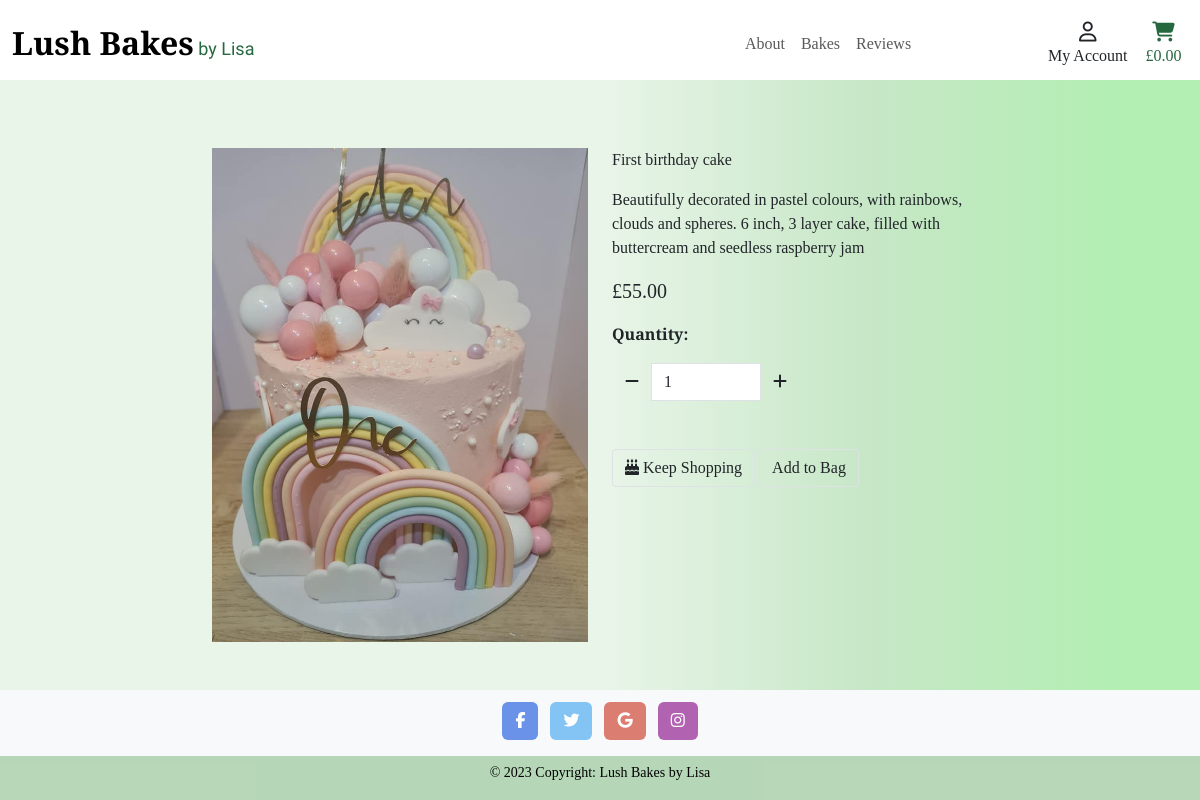
The page /products/1/ on the database its author committed.
### products/models.py (models this page shows, shortened)
class Product(models.Model):
    category = models.ForeignKey(
        'Category', null=True, blank=True, on_delete=models.SET_NULL)
    name = models.CharField(max_length=100)
    description = models.TextField()
    price = models.DecimalField(max_digits=6, decimal_places=2)
    image = models.ImageField(null=True, blank=True)

### products/views.py (the view)
# urls.py: path('<int:product_id>/', views.product_description, name='product_description'),
def product_description(request, product_id):
    product = get_object_or_404(Product, pk=product_id)
    context = {
        'product': product,
    }
    return render(request, 'products/product_description.html', context)

### bag/contexts.py (called while the page is built, shortened)
def bag_contents(request):
    bag_items = []
    total = 0
    product_count = 0
    bag = request.session.get('bag', {})
    delivery = total * Decimal(settings.STANDARD_DELIVERY_PERCENTAGE) / 100
    grand_total = delivery + total
    context = {
        'bag_items': bag_items,
        'total': total,
        'product_count': product_count,
        'delivery': delivery,
        'grand_total': grand_total,
    }
    return context

### products/templates/products/product_description.html (shortened to what this page needs)
{% extends 'base.html' %} {% load static %} {% block page_header %}
<div class="container header-container">
</div>
{% endblock %} {% block content %}
<div class="container-fluid">
    <div class="row">
        <div class="col-12 col-md-6 col-lg-4 offset-lg-2">
            <div class="image-container my-5">
                <a href="{{ product.image.url }}" target="_blank">
                    <img class="card-img-top img-fluid" src="{{ product.image.url }}" alt="{{ product.name }}" />
                </a>
            </div>
        </div>
        <div class="col-12 col-md-6 col-lg-4">
            <div class="product-description-container mb-5 mt-md-5">
                <p class="mb-0">{{ product.name}}</p>
                <p class="my-3">{{ product.description }}</p>
                <p class="lead mb-0 text-left font-weight-bold">£{{ product.price }}</p>
                <form class="form" action="{% url 'add_item' product.id %}" method="POST">
                    <div class="form-row">
                        <div class="col-12">
                            <p class="mt-3"><strong>Quantity:</strong></p>
                            <div class="form-group w-50">
                                <div class="input-group">
                                    <div class="input-group-prepend">
                                        <button class="decrement-qty btn rounded-0" data-item_id="{{ product.id }}"
                                            id="decrement-qty_{{ product.id }}">
                                            <span class="icon">
                                                <i class="fas fa-minus"></i>
                                            </span>
                                        </button>
                                    </div>
                                    <input class="form-control qty_input" type="number" name="quantity" value="1"
                                        min="1" max="99" data-item_id="{{ product.id }}" id="id_qty_{{ product.id }}" />
                                    <div class="input-group-append">
                                        <button class="increment-qty btn rounded-0" data-item_id="{{ product.id }}"
                                            id="increment-qty_{{ product.id }}">
                                            <span class="icon">
                                                <i class="fas fa-plus"></i>
                                            </span>
                                        </button>
                                    </div>
                                </div>
                            </div>
                        </div>
                        <div class="col-12">
                            <a href="{% url 'products' %}" class="btn border rounded-1 bag-btn mt-5">
                                <span class="icon">
                                    <i class="fa-solid fa-cake-candles"></i>
                                </span>
                                <span>Keep Shopping</span>
                            </a>
                            <input type="submit" class="btn border bag-btn rounded-1 mt-5"
                                value="Add to Bag" >
                        </div>
                    </div>
                </form>
            </div>
        </div>
    </div>
</div>
{% endblock %}

### static/css/base.css (style rules this page uses)
html { height: 100%; }
body { background: rgb(233, 245, 233); background: linear-gradient(90deg, rgba(233, 245, 233, 1) 50%, #c7e7c7 72%, rgba(179, 238, 179, 1) 93%); height: calc(100vh - 164px); font-family: "Prata", serif; }
@media (min-width: 992px) { .header-container { padding-top: 100px; } }

### rows shown on the page
Product: image (picture), name "First birthday cake", description "Beautifully decorated in pastel colours, with rainbows, clouds and spheres. 6 inch, 3 layer cake, filled with buttercream and seedless raspberry jam", price "55.00", quantity "1"
